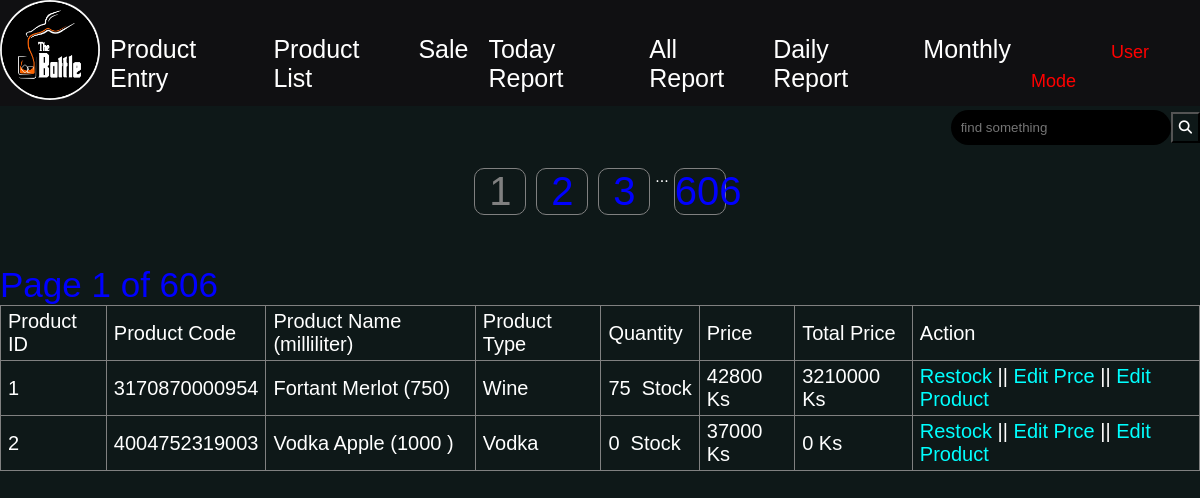
Page /apagination.php on the committed database.
### tables this page shows
CREATE TABLE `product` (
  `Product_id` int(11) NOT NULL,
  `Product_code` varchar(111) NOT NULL,
  `Product_name` varchar(200) NOT NULL,
  `Product_type` varchar(100) NOT NULL,
  `Quantity` int(11) NOT NULL,
  `sp_price` int(11) NOT NULL,
  `Price` int(11) NOT NULL,
  `amount` varchar(100) NOT NULL,
  `bottle_type` varchar(100) NOT NULL
);

### apagination.php (the view, shortened to what this page needs)
<?php
include('connect.php');
include('navbar.php');
$itemperpage = 2;
if (isset($_GET["page"])) {
    $page = $_GET["page"];
}
else {
    $page = 1;
}
?>
<!DOCTYPE html>
<html>
<head>
	<link href="fontawesome/fontawesome-free-5.15.4-web/css/all.css" rel="stylesheet">
</head>
<body>
	<form action="product_list.php" method="POST">
  <div style="float:right;padding-top: 10px;padding-bottom: 10px"><input type="text" name="txtproductname" class="input" placeholder="find something"><button class="search" name ="btnsubmit" type="submit"><i class="fas fa-search fa-1x"></i></button></div>
	<br>
	 <table class="table">
		<tr>
			<td>Product ID</td>
			<td>Product Code</td>
			<td>Product Name (milliliter)</td>
			<td>Product Type</td>
			<td>Quantity</td>
			<td>Price</td>
			<td>Total Price</td>
			<td>Action</td>
		</tr>
		<?php
		if(isset($_POST['btnsubmit'])) {
	$pname=$_POST['txtproductname'];
	$query=mysqli_query($connect,"SELECT Product_id,Product_code,Product_name, amount, Product_type, Quantity ,Price  FROM product WHERE Product_name LIKE '%$pname%' ORDER BY Product_name");
	$count1=mysqli_num_rows($query);
	 $lastpage = ceil($count1 / $itemperpage);
	 if ($pname = " ") {
	 	echo "KeyWord Empty !";
	 	echo "Showing All result";
	 }
	 else{
		if ($count1 > 0) {
				for ($i=0; $i < $count1 ; $i++) {
				$row=mysqli_fetch_array($query);
				$product_id=$row['Product_id'];
				$quantity=$row['Quantity'];
				$price=$row['Price'];
				$totalprice=$price * $quantity;
				?>
				<tr>
					<td><?php echo $product_id ?></td>
					<td><?php echo $row['Product_code'] ?></td>
					<td><?php echo $row['Product_name'] ?>(<?php echo $row['amount'] ?>)</td>
					<td><?php echo $row['Product_type'] ?></td>
					<td><?php echo $row['Quantity'] ?>Stock</td>
					<td><?php echo $row['Price'] ?>&nbsp;&nbsp; Ks</td>
					<td><?php echo $totalprice ?> Ks</td>
					<td><a href="restockwithlink.php?PID=<?php echo $roomid ?>" class="linkrestock">Restock  </a>
						||
						<a href="productupdate.php?PID=<?php echo $roomid ?>" class="linkrestock">Edit price</a>
					</td>
				</tr>
				<?php
			}
		}
		elseif ($count1 < 1) {
			echo "<tr>";
			echo "<td colspan='9'><i class='fas fa-exclamation-triangle'></i>There is no match!</td>";
			echo "</tr>";
		}
}
 }
else{
			$select="SELECT  Product_id,Product_code,Product_name, amount, Product_type, Quantity ,Price FROM product ORDER BY Product_name";
			$select_query=mysqli_query($connect,$select);
			$count=mysqli_num_rows($select_query);
	$lastpage = ceil($count / $itemperpage);
			$firstpage = ($page-1) * $itemperpage;
			$select1= "SELECT * FROM product LIMIT $firstpage, $itemperpage";
			$select_query1 = mysqli_query($connect,$select1);
			$count1 = mysqli_num_rows($select_query1);
			echo "<div class='pagination'>";
		if ($lastpage < 6) {
			echo "Lee";
				for ($i=1; $i < $lastpage+1; $i++) {
					echo "<a>".$i."</a>";
				}
			}
			else{
				if ($page == 1) {
					?>
					<a href="" class="active"><?php echo $page ?></a>
					<a href="apagination.php?page=<?php echo ($page+1) ?>"><?php echo $page+1 ?></a>
					<a href="apagination.php?page=<?php echo ($page+2) ?>"><?php echo $page+2 ?></a>
					<label class="dotdot">...</label>
					<a href="apagination.php?page=<?php echo $lastpage?>"><?php echo $lastpage ?></a>
					<?php
				}
			}
			echo "</div>";
			echo "<label class='page-info'>Page ".$page." of ".$lastpage."</label>";
			for ($i=0; $i < $count1 ; $i++) {
				$select_array=mysqli_fetch_array($select_query1);
				$roomid=$select_array['Product_id'];
				$quantity=$select_array['Quantity'];
				$price=$select_array['Price'];
				$totalprice=$price * $quantity;
				?>
				<tr>
					<td><?php echo $roomid ?></td>
					<td><?php echo $select_array['Product_code'] ?></td>
					<td><?php echo $select_array['Product_name'] ?> (<?php echo $select_array['amount'] ?>)</td>
					<td><?php echo $select_array['Product_type'] ?></td>
					<td><?php echo $select_array['Quantity'] ?>&nbsp;&nbsp;Stock</td>
					<td><?php echo $select_array['Price'] ?> Ks</td>
					<td><?php echo $totalprice ?> Ks</td>
					<td><a href="restockwithlink.php?PID=<?php echo $roomid ?>" class="linkrestock">Restock</a>
						||
						<a href="productupdate.php?PID=<?php echo $roomid ?>" class="linkrestock">Edit Prce</a>
						||
						<a href="productedit.php?PID=<?php echo $roomid ?>" class="linkrestock">Edit Product</a>
					</td>
				</tr>
				<?php
			}
			}
		 ?>
	</table>
</form>
</body>
</html>

### navbar.css (style rules this page uses)
body { margin: 0; }

### apagination.php (style rules this page uses)
.table { width: 100%; border-collapse: collapse; padding-right:5 0px; }
.pagination { display: flex; text-align: center; justify-content: center; margin: 50px 100px 50px 100px; }
.pagination a { color: blue; user-select: none; width: 50px; margin:0px 5px 0px 5px; border-radius: 10px; border: 1px solid grey; text-decoration: none; font-size: 40px; }
.page-info { width: 350px; color: blue; font-size: 35px; user-select: none; }
.table tr td { padding-top:5px; padding-bottom:5px; font-size: 20px; font-family: arial; padding: 4px; padding-left: 7px; padding-right: 7px; border: 1px solid grey; }
.linkrestock { color: cyan; text-decoration: none; }
.pagination .active { color:grey; }
body { margin-top: 100px; font-family: arial; background: #0E1818; color: white; }
div .input { width:200px; background: black; border:none; color:white; border-radius: 20px; padding:10px; }
button { background:transparent; padding:6px; }
div .fa-search { color:white; }

### rows in the picture
product: Product_id "1", Product_code "3170870000954", Product_name "Fortant Merlot", amount "750", Product_type "Wine", Quantity "75", Price "42800", totalprice "3210000"
product: Product_id "2", Product_code "4004752319003", Product_name "Vodka Apple", amount "1000", Product_type "Vodka", Quantity "0", Price "37000"

### other values in the picture
$page "1"
$lastpage "606"
